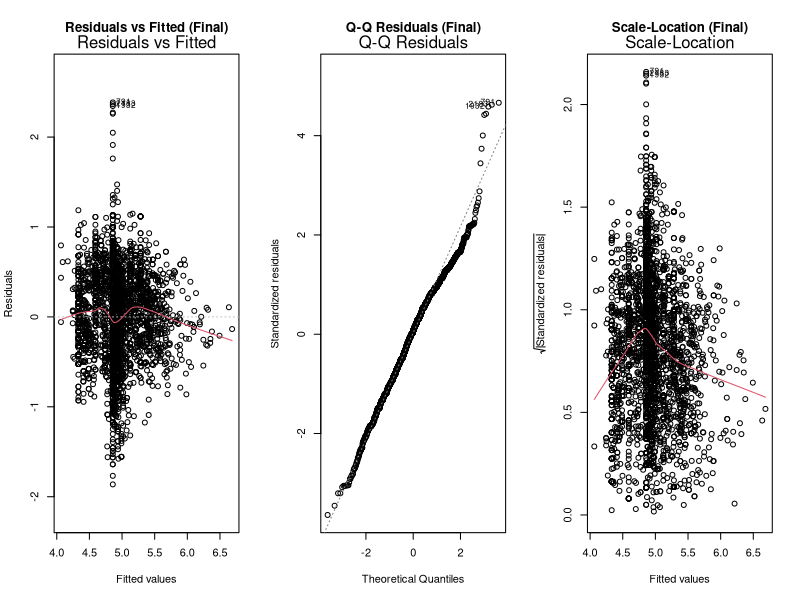
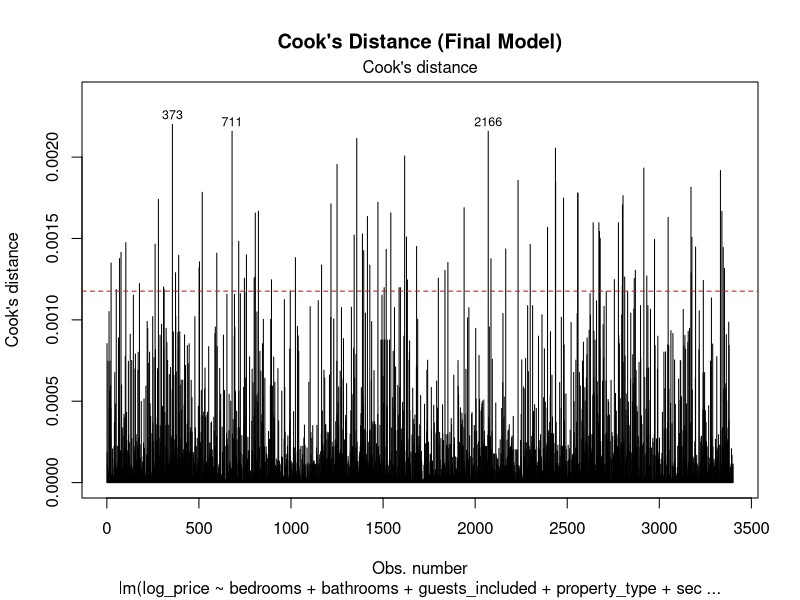

Source code (R) for these figures, in order:
# =============================================================================
# 06_final_model.R
# Purpose: Fit the final selected model, produce all Section 5 outputs:
#          coefficient table with CIs, model performance metrics,
#          and final residual diagnostics
#
# Final model decisions from 05_model_selection.R:
#   - Drop host_is_superhost (AIC/BIC stepwise, both agree)
#   - Remove 161 influential observations (Cook's D > 4/n)
#   - No predictor transformations (log1p tests worsened AIC)
#   - Final formula: log_price ~ bedrooms + bathrooms + guests_included +
#                                property_type + security_deposit
# =============================================================================

library(dplyr)
library(readr)
library(ggplot2)
library(patchwork)
library(knitr)

# -----------------------------------------------------------------------------
# Load and prepare data
# -----------------------------------------------------------------------------
df <- as.data.frame(
  read_csv("data/cleaned/listings_cleaned.csv") %>%
    mutate(
      property_type     = factor(property_type,
                                 levels = c("Apartment", "Condominium",
                                            "House", "Other")),
      host_is_superhost = factor(ifelse(host_is_superhost == TRUE, "t", "f"),
                                 levels = c("f", "t"))
    )
)

cat("Full dataset:", nrow(df), "rows\n")

# -----------------------------------------------------------------------------
# Remove influential observations (Cook's D > 4/n from primary model)
# Matches decision made in 05_model_selection.R Part B
# -----------------------------------------------------------------------------
model_primary <- lm(
  log_price ~ bedrooms + bathrooms + guests_included +
    property_type + host_is_superhost + security_deposit,
  data = df
)

cooks_d         <- cooks.distance(model_primary)
threshold       <- 4 / nrow(df)
influential_idx <- which(cooks_d > threshold)

df_final <- df[-influential_idx, ]

cat("Removed", length(influential_idx), "influential observations\n")
cat("Final dataset:", nrow(df_final), "rows\n\n")

# =============================================================================
# Fit final model
# Formula: from AIC/BIC stepwise — host_is_superhost dropped
# Data:    df_final — influential observations removed
# =============================================================================
model_final <- lm(
  log_price ~ bedrooms + bathrooms + guests_included +
    property_type + security_deposit,
  data = df_final
)

cat("=== Final Model Summary ===\n")
print(summary(model_final))

# =============================================================================
# Section 5, Criterion 1: Coefficient table with CIs
# =============================================================================
coef_df     <- as.data.frame(summary(model_final)$coefficients)
ci          <- confint(model_final, level = 0.95)

final_table <- data.frame(
  Predictor = c("Intercept", "Bedrooms", "Bathrooms",
                "Guests Included", "Condominium", "House",
                "Other", "Security Deposit"),
  Estimate  = round(coef_df[, "Estimate"], 4),
  Std_Error = round(coef_df[, "Std. Error"], 4),
  CI_Lower  = round(ci[, 1], 4),
  CI_Upper  = round(ci[, 2], 4),
  t_value   = round(coef_df[, "t value"], 3),
  p_value   = round(coef_df[, "Pr(>|t|)"], 4)
)
rownames(final_table) <- NULL

cat("\n--- Final Model Coefficient Table ---\n")
print(final_table)
# In .Rmd use: kable(final_table, digits = 4,
#                    caption = "Final model: coefficients, 95% CIs, and p-values")

# =============================================================================
# Section 5, Criterion 2: Coefficient interpretations
# For log-response model: % change in price = (exp(β) - 1) * 100
# =============================================================================
cat("\n=== Coefficient Interpretations ===\n")
cat("(For report: one-unit increase in X → % change in nightly price)\n\n")

coefs    <- coef(model_final)
coef_nms <- c("Intercept", "Bedrooms", "Bathrooms",
              "Guests Included", "Condominium vs Apt",
              "House vs Apt", "Other vs Apt", "Security Deposit")

for (i in seq_along(coefs)) {
  pct <- (exp(coefs[i]) - 1) * 100
  cat(sprintf("%-25s β = %7.4f → %+.2f%% change in price\n",
              coef_nms[i], coefs[i], pct))
}

# =============================================================================
# Section 5, Criterion 3: Literature comparison — printed as reference
# =============================================================================
cat("\n=== Literature Comparison Reference ===\n")
cat("Bedrooms:   our estimate β =", round(coefs["bedrooms"], 4),
    "→", round((exp(coefs["bedrooms"]) - 1) * 100, 1), "%",
    "| Cai et al. (2019): ~17.8% per bedroom\n")
cat("House type: our estimate β =", round(coefs["property_typeHouse"], 4),
    "→", round((exp(coefs["property_typeHouse"]) - 1) * 100, 1), "%",
    "| Gibbs et al. (2018): private rooms 28-40% below entire homes\n")

# =============================================================================
# Section 5, Criterion 4: Model performance metrics
# =============================================================================
smry <- summary(model_final)

cat("\n=== Model Performance Metrics ===\n")
cat("R-squared:          ", round(smry$r.squared, 4), "\n")
cat("Adjusted R-squared: ", round(smry$adj.r.squared, 4), "\n")
cat("AIC:                ", round(AIC(model_final), 2), "\n")
cat("BIC:                ", round(BIC(model_final), 2), "\n")
cat("Residual Std Error: ", round(smry$sigma, 4), "\n")
cat("F-statistic:        ", round(smry$fstatistic[1], 2),
    "(df:", smry$fstatistic[2], ",", smry$fstatistic[3], ")\n")

# Compare final model vs primary model (full data, all predictors)
cat("\n=== Final vs Primary Model Comparison ===\n")
compare_table <- data.frame(
  Model     = c("Primary (full data, 6 pred.)",
                "Final (trimmed data, 5 pred.)"),
  N         = c(nrow(df), nrow(df_final)),
  AIC       = round(c(AIC(model_primary), AIC(model_final)), 2),
  BIC       = round(c(BIC(model_primary), BIC(model_final)), 2),
  Adj_R2    = round(c(summary(model_primary)$adj.r.squared,
                      smry$adj.r.squared), 4)
)
print(compare_table)

# =============================================================================
# Final model residual diagnostics
# =============================================================================
cat("\n=== Final Model Residual Diagnostics ===\n")

par(mfrow = c(1, 3))
plot(model_final, which = 1, main = "Residuals vs Fitted (Final)")
plot(model_final, which = 2, main = "Q-Q Residuals (Final)")
plot(model_final, which = 3, main = "Scale-Location (Final)")
par(mfrow = c(1, 1))

# Cook's Distance — verify no new influential points after trimming
plot(model_final, which = 4, main = "Cook's Distance (Final Model)")
abline(h = 4 / nrow(df_final), col = "firebrick", lty = 2)

# VIF check on final model
cat("\n=== VIF (Final Model) ===\n")
print(round(car::vif(model_final), 3))

cat("\n=== Script complete. Use outputs above in Section 5 of report. ===\n")
